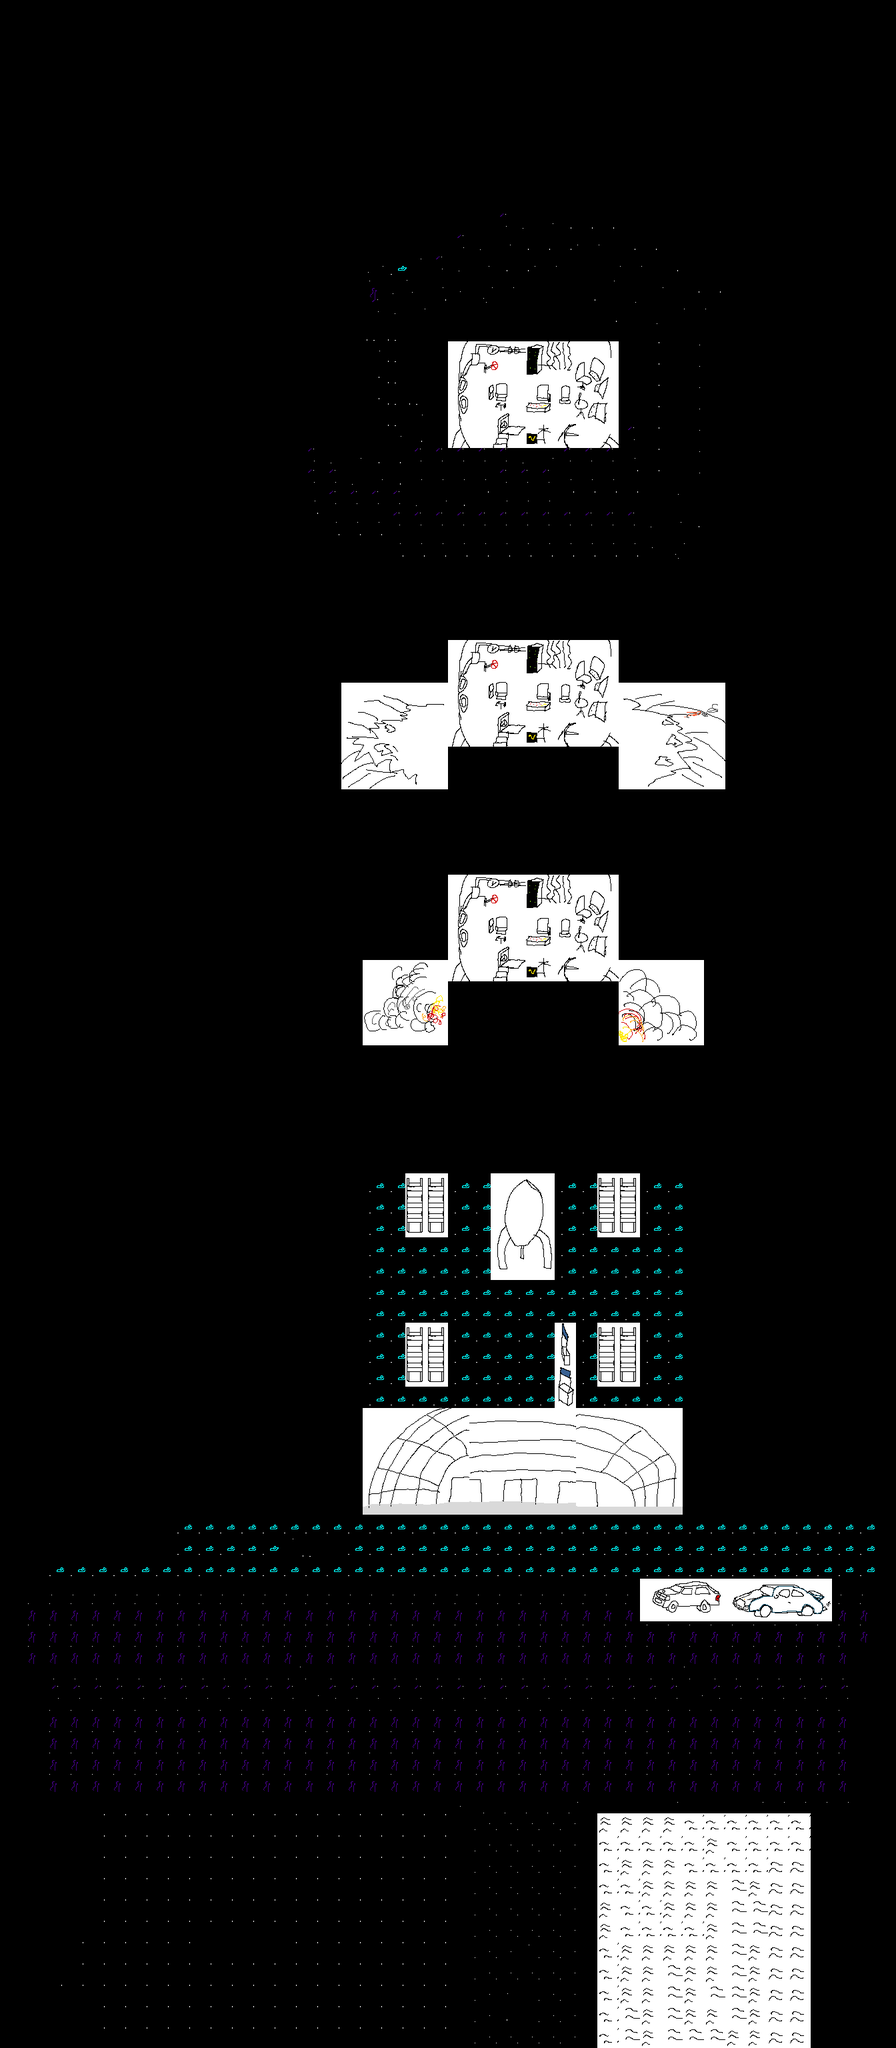

Below is a game level as drawn by its tile map, then a one-line description and the .tmx that defines it (tile-layer data replaced by summaries):
An orthogonal 42x96 tile map with 32x32 px tiles, 1 tile layer (start), 16 tilesets.

<map version="1.4" tiledversion="1.4.3" orientation="orthogonal" renderorder="right-down" width="42" height="96" tilewidth="32" tileheight="32" infinite="0" nextlayerid="4" nextobjectid="1">
 <tileset firstgid="1" name="ref_characters" tilewidth="32" tileheight="32" tilecount="12" columns="3">
  <image source="./data/nekonin/pipo-nekonin018.png" width="96" height="128" />
 </tileset>
 <tileset firstgid="13" source="./data/160prelobbytesttiles.tsx" />
 <tileset firstgid="38" source="./data/testchar_withwater.tsx" />
 <tileset firstgid="54" source="./data/testvehicles_edit_withwindows.tsx" />
 <tileset firstgid="79" source="./data/testvehicles_edit_benzo.tsx" />
 <tileset firstgid="104" source="./data/entrancehalllefttest.tsx" />
 <tileset firstgid="129" source="./data/entrancehallmittetest.tsx" />
 <tileset firstgid="154" source="./data/extremedirtyrocket.tsx" />
 <tileset firstgid="179" source="./data/entrancehalllrighttest.tsx" />
 <tileset firstgid="204" source="./data/hallstands_and_randomobj.tsx" />
 <tileset firstgid="229" source="./data/spaceshiptransfer_interior.tsx" />
 <tileset firstgid="269" source="./data/badlydrawnstartsmokeLEFT.tsx" />
 <tileset firstgid="294" source="./data/badlrightkra.tsx" />
 <tileset firstgid="319" source="./data/roofleftside.tsx" />
 <tileset firstgid="344" source="./data/roofrightside.tsx" />
 <tileset firstgid="369" source="./data/spacebackg.tsx" />
 <layer id="1" name="start" width="42" height="96">
  <properties>
   <property name="startLayer" type="bool" value="true" />
  </properties>
  <data>[4032 cells, 1571 non-empty, 289 distinct tile ids]</data>
 </layer>
 <objectgroup id="3" name="floorLayer" />
</map>
